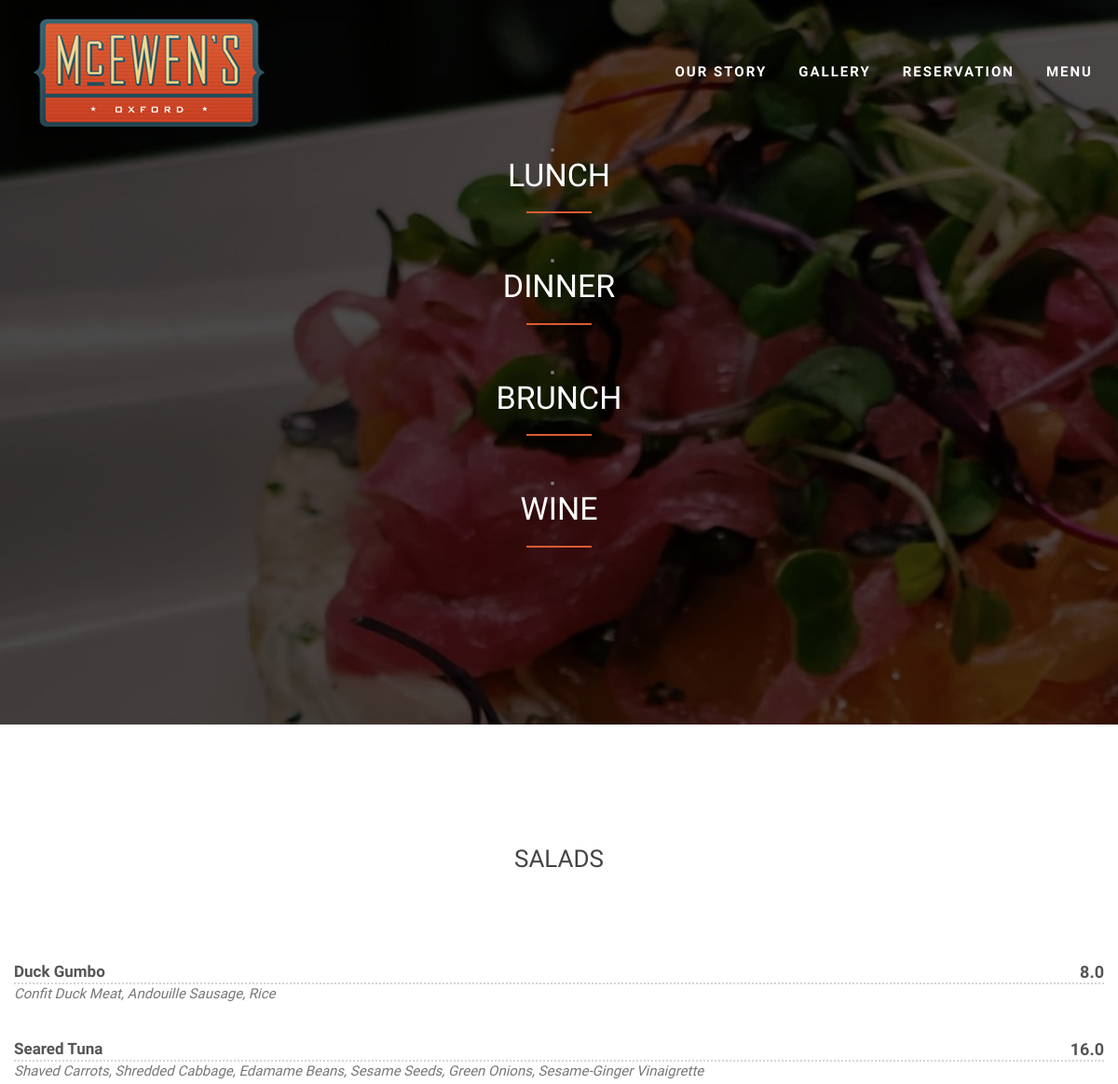
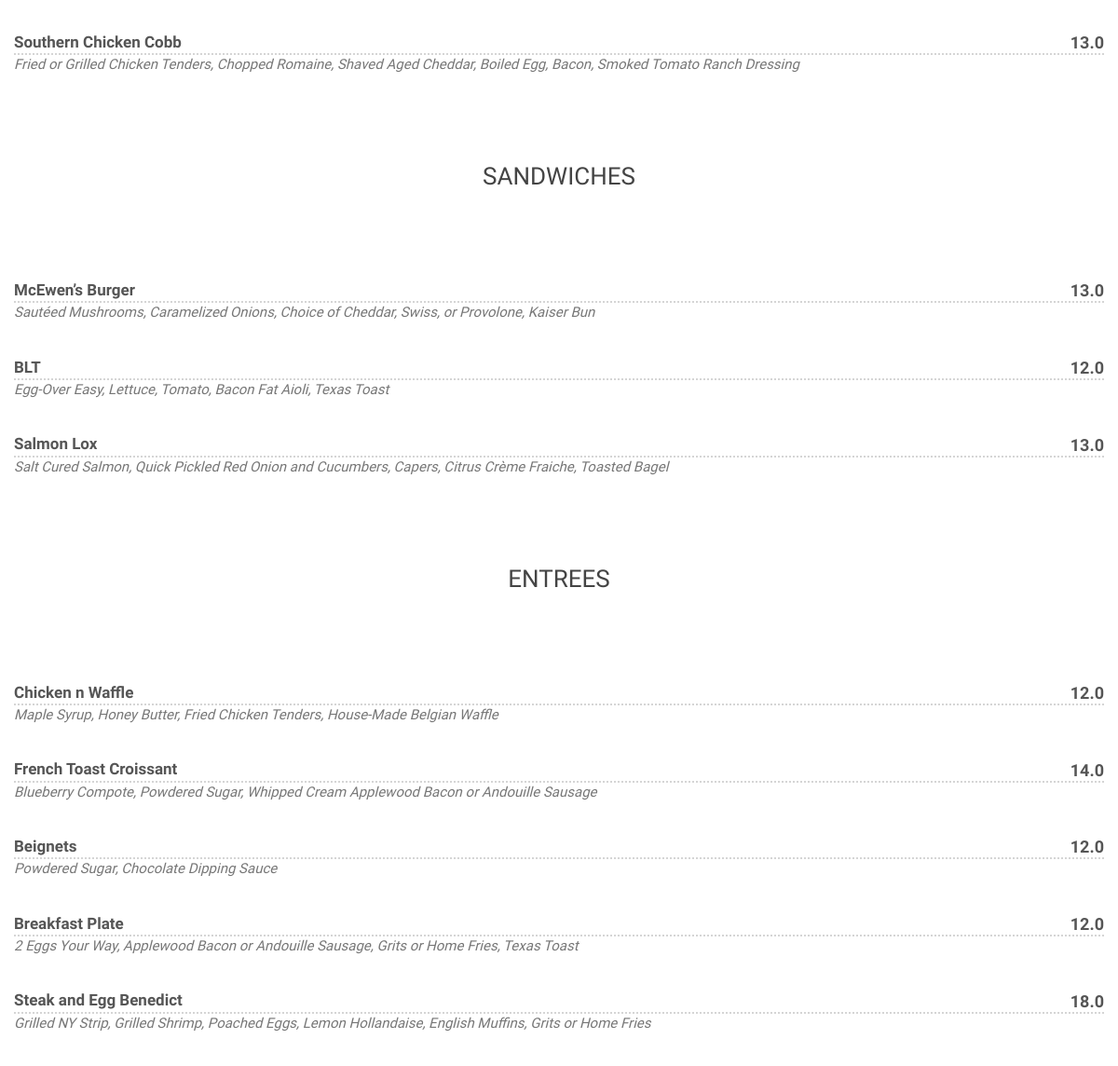
The app's page /brunch/ with its own data (2 pictures, top to bottom).
### mcewens/models.py (models this page shows)
class MenuItem(models.Model):
    name = models.CharField(max_length=50)
    CATEGORY_CHOICES = (
        ("Brunch", "Brunch"),
        ("Lunch", "Lunch"),
        ("Dinner", "Dinner"),
        ("Wine and Cocktails", "Wine and Cocktails"),
    )
    category = models.CharField(choices=CATEGORY_CHOICES, max_length=50)
    TYPE_CHOICES = (
        ("Appetizers", "Appetizers"),
        ("Salads", "Salads"),
        ("Entrees", "Entrees"),
        ("Sandwiches", "Sandwiches"),
        ("Desserts", "Desserts"),
        ("Wine", "Wine"),
        ("Cocktails", "Cocktails"),
    )
    item_type = models.CharField(choices=TYPE_CHOICES, max_length=50, blank=True)
    description = models.TextField(max_length=200, blank=True)
    price = models.FloatField()
    CURRENT_CHOICES = (
        (1, "On menu"),
        (0, "Not on menu"),
    )
    current = models.IntegerField(default=1, choices=CURRENT_CHOICES)
    class Meta:
        unique_together = ("name", "category")

### mcewens/views.py (the view)
# urls.py: path("brunch/", brunch_view, name="brunch"),
def brunch_view(request):
    TYPES = ("Salads", "Sandwiches", "Entrees")
    brunch_item = get_current_by_category("Brunch").values()
    return render(request, "sunday_brunch.html", {"types": TYPES, "items": brunch_item})

### mcewens/models.py (called while the page is built)
def get_current_by_category(cat):
    return MenuItem.objects.filter(category=cat, current=1)

### mcewens/templates/sunday_brunch.html (shortened to what this page needs)
{% extends 'index.html' %} {% block content%}
<div id="restaurant-menu-brunch">
  <div class="section-title text-center center">
    <div class="overlay">
      <li>
        <a id="lunch-link" href="{% url 'lunch' %}" class="page-scroll">
          <h2>Lunch</h2>
        </a>
      </li>
      <hr />
      <li>
        <a id="dinner-link" href="{% url 'dinner' %}" class="page-scroll">
          <h2>Dinner</h2>
        </a>
      </li>
      <hr />
      <li>
        <a id="brunch-link" href="{% url 'brunch' %}" class="page-scroll">
          <h2>Brunch</h2>
        </a>
      </li>
      <hr />
      <li>
        <a id="wine-link" href="{% url 'wine' %}" class="page-scroll">
          <h2>Wine</h2>
        </a>
      </li>
      <hr />
    </div>
  </div>
  <div class="container">
    <div class="row">
   {% for type in types %}
      <div class="container">
        <div class="row">
           <div class="overlay">
            <h2 class="menu-section-title">{{ type }}</h2>
            <div class="overlay">
              <div class="container">
                <div class="row">
                    {% for item in items %} {% if item.item_type == type %}
                    <div class="menu-item">
                      <div class="menu-item-name">{{ item.name }}</div>
                      <div class="menu-item-price">{{ item.price }}</div>
                      <div class="menu-item-description">{{ item.description }}</div>
                    </div>
                    {% endif %} {% endfor %} {% endfor %}
                  </div>
                  {% endblock content%}

### mcewens/static/css/style.css (style rules this page uses)
body, html { font-family: 'Raleway', sans-serif; text-rendering: optimizeLegibility !important; -webkit-font-smoothing: antialiased !important; color: #777; font-weight: 300; width: 100% !important; height: 100% !important; }
h2 { margin-bottom: 20px; margin: 0 0 20px 0; font-weight: 500; font-size: 34px; color: #333; text-transform: uppercase; }
a { color: #DB5C32; }
hr { height: 2px; width: 70px; text-align: center; position: relative; background: #DB5C32; margin: 0; margin-bottom: 40px; border: 0; }
.section-title { margin-bottom: 70px; }
.section-title .overlay { padding: 150px 0; background: rgba(0, 0, 0, 0.7); }
.section-title hr { margin: 0 auto; margin-bottom: 40px; }
#restaurant-menu-brunch .section-title { background: #444 url(../img/benny.jpg) center center no-repeat fixed; background-size: cover; }
#restaurant-menu-brunch .section-title h2 { color: #fff; }
#restaurant-menu-brunch .menu-section-title { font-size: 26px; display: block; font-weight: 500; color: #444; margin: 60px 0; text-align: center; }
#restaurant-menu-brunch .menu-item { margin: 35px 0; font-size: 18px; }
#restaurant-menu-brunch .menu-item-name { font-weight: 600; font-size: 17px; color: #555; border-bottom: 2px dotted rgb(213, 213, 213); }
#restaurant-menu-brunch .menu-item-description { font-style: italic; font-size: 15px; }
#restaurant-menu-brunch .menu-item-price { float: right; font-weight: 600; color: #555; margin-top: -26px; }

### records on screen
MenuItem: name "Duck Gumbo", price "8.0", description "Confit Duck Meat, Andouille Sausage, Rice"
MenuItem: name "Seared Tuna", price "16.0", description "Shaved Carrots, Shredded Cabbage, Edamame Beans, Sesame Seeds, Green Onions, Sesame-Ginger Vinaigrette"
MenuItem: name "Southern Chicken Cobb", price "13.0", description "Fried or Grilled Chicken Tenders, Chopped Romaine, Shaved Aged Cheddar, Boiled Egg, Bacon, Smoked Tomato Ranch Dressing"
MenuItem: name "McEwen’s Burger", price "13.0", description "Sautéed Mushrooms, Caramelized Onions, Choice of Cheddar, Swiss, or Provolone, Kaiser Bun"
MenuItem: name "BLT", price "12.0", description "Egg-Over Easy, Lettuce, Tomato, Bacon Fat Aioli, Texas Toast"
MenuItem: name "Salmon Lox", price "13.0", description "Salt Cured Salmon, Quick Pickled Red Onion and Cucumbers, Capers, Citrus Crème Fraiche, Toasted Bagel"
MenuItem: name "Chicken n Waffle", price "12.0", description "Maple Syrup, Honey Butter, Fried Chicken Tenders, House-Made Belgian Waffle"
MenuItem: name "French Toast Croissant", price "14.0", description "Blueberry Compote, Powdered Sugar, Whipped Cream Applewood Bacon or Andouille Sausage"
MenuItem: name "Beignets", price "12.0", description "Powdered Sugar, Chocolate Dipping Sauce"
MenuItem: name "Breakfast Plate", price "12.0", description "2 Eggs Your Way, Applewood Bacon or Andouille Sausage, Grits or Home Fries, Texas Toast"
MenuItem: name "Steak and Egg Benedict", price "18.0", description "Grilled NY Strip, Grilled Shrimp, Poached Eggs, Lemon Hollandaise, English Muffins, Grits or Home Fries"

### other values on screen
{{ type }} "SALADS" "SANDWICHES" "ENTREES"
